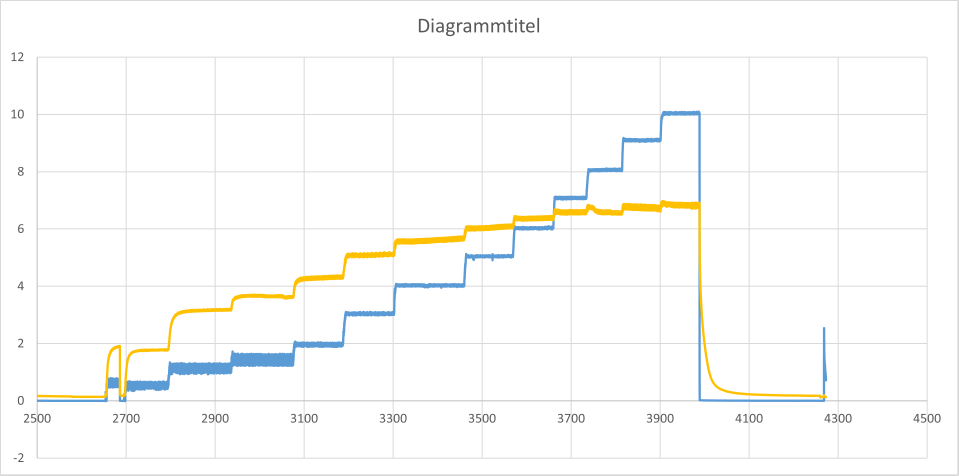
#> input picture stimtec/BH10_20180716_51.6/workflow/BH10_20180716_51.6.png, 2875 x 1426 px (shown at 1/3 size)
$ python digitize_bh10_51_rate.py
#> lines starting #> are read from the running program, lines starting #| are printed output that depends on the picture; after the words box and inside, x2 and y2 are one past the last pixel; in counts of white or black regions, pixels touching at a corner belong together; long printed decimals are rounded
### stimtec/BH10_20180716_51.6/workflow/digitize_bh10.py
"""
Digitalisiert die gelbe Kurve (gemessene Werte) aus dem Diagramm-Screenshot
BH10_20180716_51.6.png und schreibt sie als Zeitreihe (Zeit, Wert) in eine CSV.

Vorgehen:
 - Farberkennung der gelben Kurve (Excel-Standardfarbe RGB 255,192,0)
 - Kalibrierung der Pixel->Datenwert-Achsen anhand der bekannten,
   automatisch erkannten Gitterlinien (x: 2700..4500 s in 200-er Schritten,
   y: 12..2 und -2 in 2er-Schritten; die 0-Linie ist die dunklere
   Achsenlinie und wird daher nicht als Gitterlinie erkannt)
 - je Bildspalte wird der Median der gelben Pixelzeilen als Kurvenwert
   verwendet
"""

import os
import numpy as np
from PIL import Image

SCRIPT_DIR = os.path.dirname(os.path.abspath(__file__))
IMG_FILE = os.path.join(SCRIPT_DIR, "BH10_20180716_51.6.png")
CSV_OUT = os.path.join(SCRIPT_DIR, "bh10_gemessen_digitalisiert.csv")

YELLOW = np.array([255, 192, 0])
COLOR_TOL = 60  # Summe der abs. RGB-Differenzen

# Bekannte Gitterlinienwerte fuer die Kalibrierung (robuster als die
# aeusseren Plotraender, die je nach Achsenpadding leicht abweichen).
X_GRID_VALUES = [2700, 2900, 3100, 3300, 3500, 3700, 3900, 4100, 4300, 4500]
# Korrektur 02.10.2026: frueher [10, 8, 6, 4, 2, 0] -> Rohwerte um -2 verschoben
# (Druckaufbau dp = p - Baseline war davon nicht betroffen)
Y_GRID_VALUES = [12, 10, 8, 6, 4, 2, -2]

GRID_GRAY = np.array([217, 217, 217])
GRID_TOL = 10


def find_gridlines(mask_axis_sum, threshold, count_expected):
    """Findet Gruppen zusammenhaengender Indizes mit hoher Trefferzahl."""
    idx = np.where(mask_axis_sum > threshold)[0]
    groups = []
    cur = [idx[0]]
    for i in idx[1:]:
        if i - cur[-1] <= 3:
            cur.append(i)
        else:
            groups.append(cur)
            cur = [i]
    groups.append(cur)
    centers = [float(np.mean(g)) for g in groups]
    return centers


def calibrate(arr):
    h, w, _ = arr.shape
    grid_mask = np.abs(arr.astype(int) - GRID_GRAY).sum(axis=2) < GRID_TOL

    col_counts = grid_mask.sum(axis=0)
    x_centers_all = find_gridlines(col_counts, h * 0.3, None)
    # die letzten N (N = len(X_GRID_VALUES)) Zentren vor dem rechten Rand
    # entsprechen den Werten in X_GRID_VALUES (Randlinien werden ignoriert,
    # da sie nicht exakt auf einem Gitterwert liegen)
    x_centers = x_centers_all[-(len(X_GRID_VALUES) + 1):-1] if len(x_centers_all) > len(X_GRID_VALUES) else x_centers_all[: len(X_GRID_VALUES)]
    if len(x_centers) != len(X_GRID_VALUES):
        # Fallback: nimm die mittleren, am gleichmaessigsten verteilten Linien
        x_centers = x_centers_all[1:1 + len(X_GRID_VALUES)]

    row_counts = grid_mask.sum(axis=1)
    y_centers_all = find_gridlines(row_counts, w * 0.3, None)
    y_centers = y_centers_all[1:1 + len(Y_GRID_VALUES)]

    ax, bx = np.polyfit(x_centers, X_GRID_VALUES, 1)
    ay, by = np.polyfit(y_centers, Y_GRID_VALUES, 1)

    return (ax, bx), (ay, by)


def extract_curve(arr, color, tol=COLOR_TOL):
    diff = np.abs(arr.astype(int) - color).sum(axis=2)
    mask = diff < tol
    cols = np.where(mask.any(axis=0))[0]
    px_x = []
    px_y = []
    for c in cols:
        rows = np.where(mask[:, c])[0]
        px_x.append(c)
        px_y.append(np.median(rows))
    return np.array(px_x, dtype=float), np.array(px_y, dtype=float)


# [25 lines left out: function main, not called in this run]


# [2 lines that do not run on import are left out]

### stimtec/BH10_20180716_51.6/workflow/digitize_bh10_51_rate.py
"""
Digitalisiert die blaue Kurve (Injektionsrate) aus dem Diagramm-Screenshot
BH10_20180716_51.6.png (Ergaenzung zu digitize_bh10.py, das die gelbe Druckkurve liefert).

Vorgehen (identisch zu digitize_bh10.py):
 - Farberkennung der blauen Kurve (Excel-Standardfarbe RGB 91,155,213)
 - Achsenkalibrierung ueber die automatisch erkannten Gitterlinien (calibrate aus digitize_bh10.py);
   Druck und Rate teilen sich im Excel-Diagramm dieselbe y-Achse (Rate in l/min)
 - je Bildspalte Median der blauen Pixelzeilen = Rohrate (Mitte des Rauschbandes)
 - Spalten, in denen Blau von der gelben Kurve verdeckt ist, werden linear interpoliert
 - Glaettung: gleitender Median ueber 15 s (erhaelt die Stufenflanken)
Ausgabe (gleiches Format wie 40.6):
  bh10_rate_digitalisiert.csv   time_s, q_lpm, q_smoothed_lpm
"""
import os
import numpy as np
import pandas as pd
from PIL import Image

from digitize_bh10 import IMG_FILE, calibrate, extract_curve

HERE = os.path.dirname(os.path.abspath(__file__))
CSV_OUT = os.path.join(HERE, "bh10_rate_digitalisiert.csv")
BLUE = np.array([91, 155, 213])
COLOR_TOL = 60
SMOOTH_S = 15.0   # s, Fensterbreite gleitender Median


def main():
    arr = np.array(Image.open(IMG_FILE).convert("RGB"))
    (ax, bx), (ay, by) = calibrate(arr)
#> in calibrate, `grid_mask = np.abs(arr.astype(int) - GRID_GRAY).sum(axis=2) < GRID_TOL`:
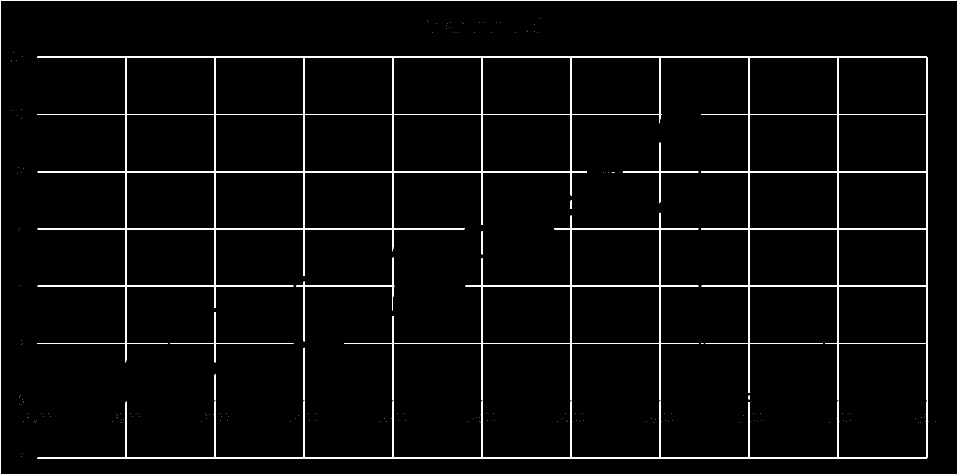
#> grid_mask: shape (1426, 2875) bool (shown at 1/3 size); 2.8% white; 182 white regions (170 under 20 px), largest, box (x1, y1, x2, y2) and area: (111, 170, 2783, 1376) 69895, (0, 0, 2875, 1426) 25770, (1033, 638, 2095, 1201) 11881
#> in calibrate, `col_counts = grid_mask.sum(axis=0)`: col_counts = 2875 values, max 1426 at index 0, min 6 at index 3, mean 39.41
#> in find_gridlines, `idx = np.where(mask_axis_sum > threshold)[0]`: idx = 36 values from 0 to 2874
#> in find_gridlines, `cur = [idx[0]]`: cur = [0]
#> the loop in find_gridlines, `for i in idx[1:]:` made 35 passes
#> (i, cur) on passes 3, 6, 9, 12, 15, 18, 21, 24, 27, 30, 33: (377, [377]), (644, [644]), (911, [911]), (1178, [1178]), (1445, [1445]), (1712, [1712]), (1979, [1979]), (2246, [2246]), (2513, [2513]), (2780, [2780]), (2872, [2872])
#> i on passes 4, 5, 7, 8, 10, 11: 378, 379, 645, 646, 912, 913
#> after the loop in find_gridlines, `for i in idx[1:]:`: groups = [[0, 1, 2], [377, 378, 379], [644, 645, 646], [911, 912, 913], [1178, 1179, 1180], [1445, 1446, 1447], [1712, 1713, 1714], [1979, 1980, 1981], [2246, 2247, 2248], [2513, 2514, 2515], [2780, 2781, 2782]]
#> in find_gridlines, `centers = [float(np.mean(g)) for g in groups]`: centers = [1, 378, 645, 912, 1179, 1446, 1713, 1980, 2247, 2514, 2781, 2873]
#> in calibrate, `x_centers_all = find_gridlines(col_counts, h * 0.3, None)`: x_centers_all has the same summary as centers in find_gridlines
#> in calibrate, `x_centers = x_centers_all[-(len(X_GRID_VALUES) + 1):-1] if len(x_cente..`: x_centers = [378, 645, 912, 1179, 1446, 1713, 1980, 2247, 2514, 2781]
#> in calibrate, `row_counts = grid_mask.sum(axis=1)`: row_counts = 1426 values, max 2875 at index 0, min 6 at index 3, mean 79.45
#> the loop in find_gridlines (call 2), `for i in idx[1:]:` made 26 passes
#> (i, cur) on passes 3, 6, 9, 12, 15, 18, 21, 24: (170, [170]), (342, [342]), (514, [514]), (685, [685]), (857, [857]), (1029, [1029]), (1373, [1373]), (1423, [1423])
#> i on passes 4, 5, 7, 8, 10, 11: 171, 172, 343, 344, 515, 516
#> in calibrate, `y_centers_all = find_gridlines(row_counts, w * 0.3, None)`: y_centers_all = [1, 171, 343, 515, 686, 858, 1030, 1374, 1424]
#> in calibrate, `y_centers = y_centers_all[1:1 + len(Y_GRID_VALUES)]`: y_centers = [171, 343, 515, 686, 858, 1030, 1374]
#> in calibrate, `ax, bx = np.polyfit(x_centers, X_GRID_VALUES, 1)`: ax = 0.749; bx = 2416.9
#> in calibrate, `ay, by = np.polyfit(y_centers, Y_GRID_VALUES, 1)`: ay = -0.0116; by = 13.99
#> ax = 0.749; bx = 2416.9; ay = -0.0116; by = 13.99
    print(f"x: t = {ax:.6f}*px + {bx:.3f}   y: v = {ay:.6f}*px + {by:.3f}")
#| x: t = 0.7491*px + 2416.854   y: v = -0.01164*px + 13.991
    px_x, px_y = extract_curve(arr, BLUE, COLOR_TOL)
#> in extract_curve, `diff = np.abs(arr.astype(int) - color).sum(axis=2)`:
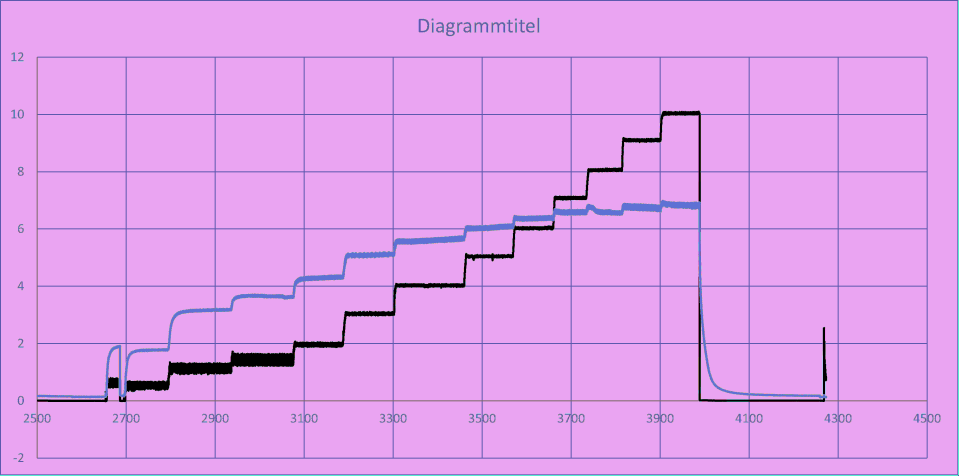
#> diff: shape (1426, 2875) int64 (shown at 1/3 size); 217 distinct labels, from 0 to 414; one colour per label, 0 black
#> in extract_curve, `mask = diff < tol`:
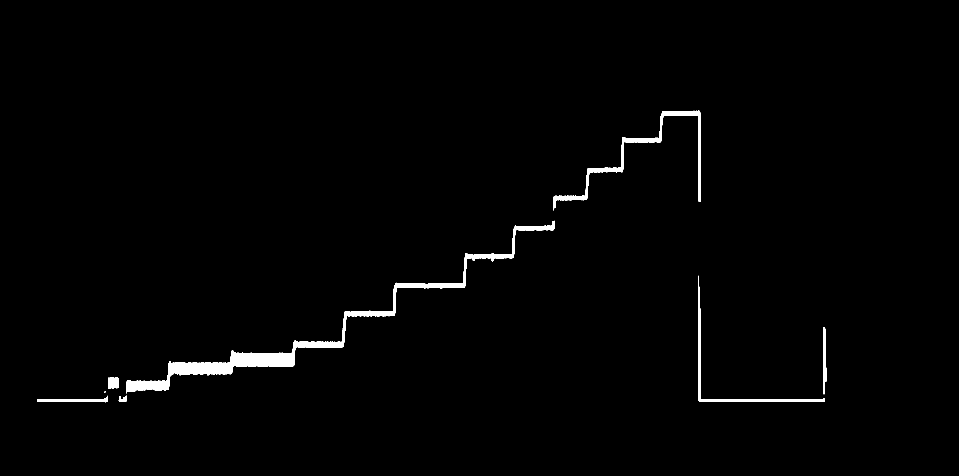
#> mask: shape (1426, 2875) bool (shown at 1/3 size); 1.2% white; 8 white regions (1 under 20 px), largest, box (x1, y1, x2, y2) and area: (379, 662, 1664, 1181) 31434, (1659, 332, 2102, 632) 9025, (2095, 827, 2475, 1206) 4195
#> in extract_curve, `cols = np.where(mask.any(axis=0))[0]`: cols = 2369 values from 111 to 2480
#> the loop in extract_curve, `for c in cols:` made 2369 passes
#> rows on passes 1 to 3: [1199, 1200, 1201, 1202, 1203, 1204, 1205], [1199, 1200, 1201, 1202, 1203, 1204, 1205], [1199, 1200, 1201, 1202, 1203, 1204]
#> after the loop in extract_curve, `for c in cols:`: px_y = 2369 values, max 1202 at index 0, min 338.5 at index 1977, mean 932.7
#> px_x = 2369 values from 111 to 2480
    # alle Bildspalten zwischen erster und letzter blauer Spalte (Luecken interpolieren)
    cols = np.arange(px_x.min(), px_x.max() + 1)
#> cols = 2370 values from 111 to 2480
    py = np.interp(cols, px_x, px_y)
#> py = 2370 values, max 1202 at index 0, min 338.5 at index 1978, mean 932.8
    t = ax * cols + bx
#> t = 2370 values from 2500 to 4274.5
    q = np.clip(ay * py + by, 0.0, None)
#> q = 2370 values, max 10.05 at index 1978, min 0 at index 0, mean 3.13
    dt = np.median(np.diff(t))
#> dt = 0.749
    win = max(int(round(SMOOTH_S / dt)) | 1, 3)
#> win = 21
    qs = pd.Series(q).rolling(win, center=True, min_periods=1).median().values
#> qs = 2370 values, max 10.04 at index 1961, min 0 at index 29, mean 3.13
    pd.DataFrame({"time_s": t, "q_lpm": q, "q_smoothed_lpm": qs}).to_csv(CSV_OUT, index=False)
    print(f"{len(t)} Punkte, t {t.min():.1f}..{t.max():.1f} s, q {q.min():.3f}..{q.max():.3f} l/min, "
          f"{len(cols) - len(px_x)} Spalten interpoliert")
#| 2370 Punkte, t 2500.0..4274.5 s, q 0.000..10.050 l/min, 1 Spalten interpoliert
    print(f"CSV geschrieben: {CSV_OUT}")


if __name__ == "__main__":
    main()
